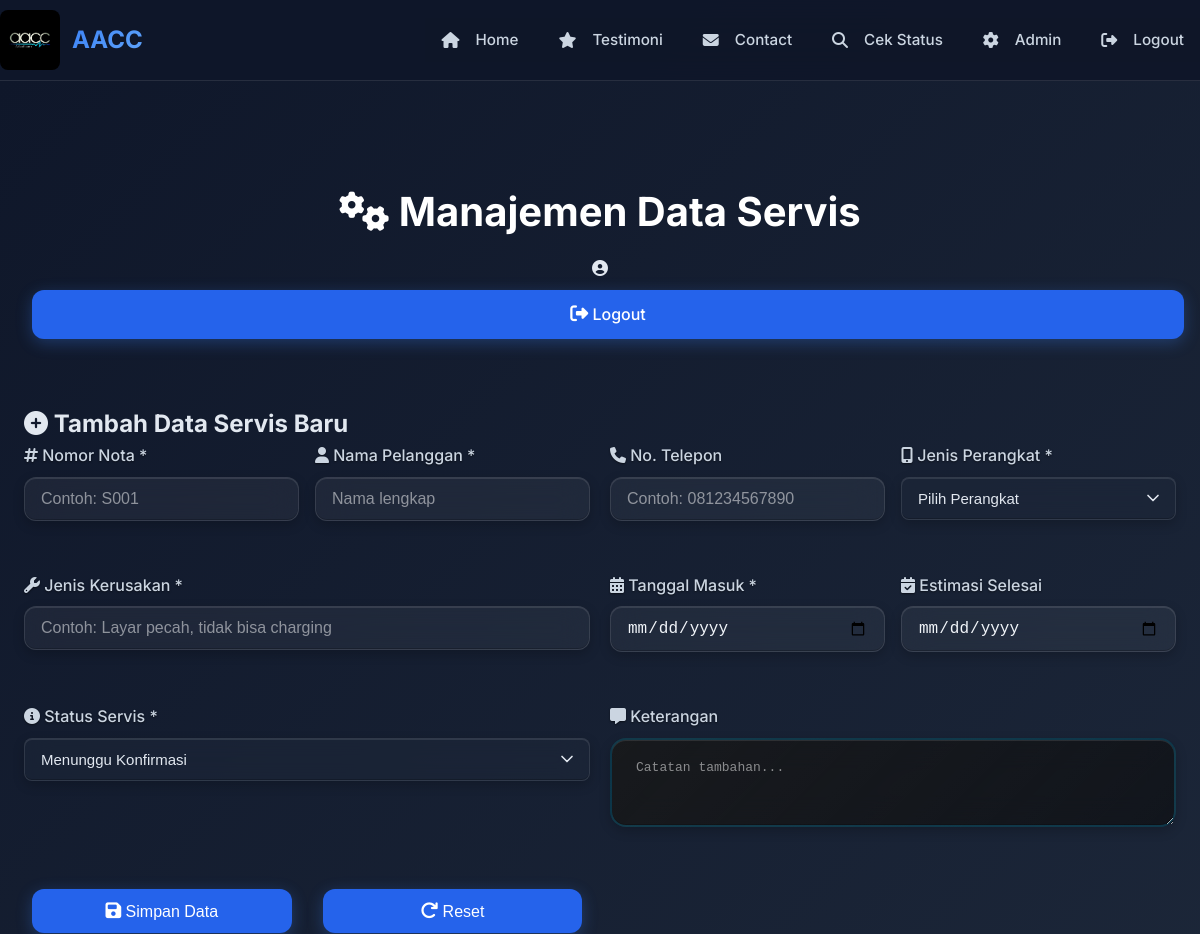
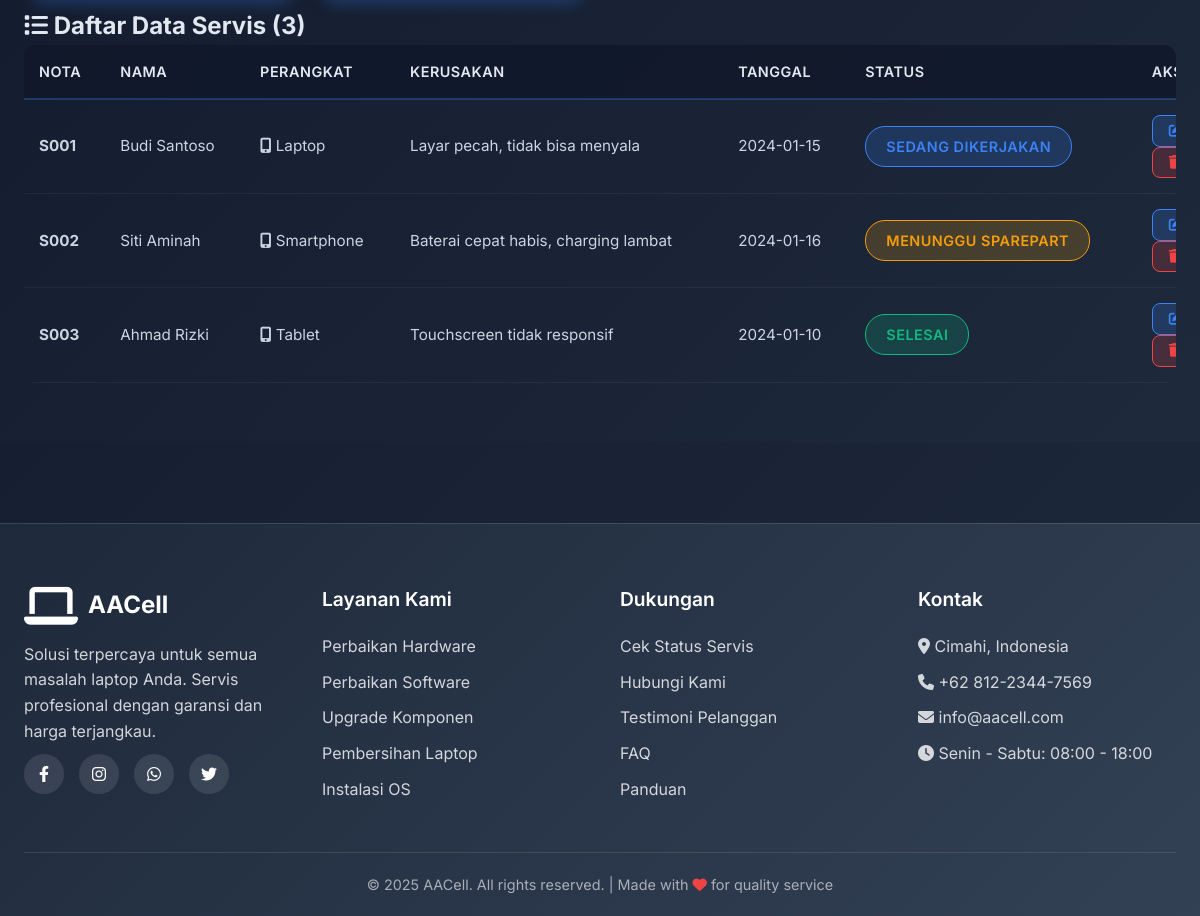
The app's page /admin/servis (signed in) with its own data (2 pictures, top to bottom).
### tables this page shows
CREATE TABLE servis_status (
            id INTEGER PRIMARY KEY AUTOINCREMENT,
            nota TEXT UNIQUE NOT NULL,
            nama TEXT NOT NULL,
            no_telepon TEXT,
            perangkat TEXT NOT NULL,
            kerusakan TEXT NOT NULL,
            status TEXT DEFAULT 'menunggu-konfirmasi',
            tanggal_masuk TEXT NOT NULL,
            estimasi_selesai TEXT,
            keterangan TEXT,
            created_at TIMESTAMP DEFAULT CURRENT_TIMESTAMP,
            updated_at TIMESTAMP DEFAULT CURRENT_TIMESTAMP
        );

### app.py (the view, shortened to what this page needs)
@app.route('/admin/servis', methods=['GET', 'POST'])
def admin_servis():
    if 'username' not in session:
        flash('Silakan login terlebih dahulu untuk mengakses halaman admin.', 'error')
        return redirect(url_for('login'))
    conn = get_db_connection()
    edit_data = None
    servis_list = conn.execute('SELECT * FROM servis_status ORDER BY created_at DESC').fetchall()
    servis_list = [dict(row) for row in servis_list]
    conn.close()
    return render_template('admin_servis.html', servis_list=servis_list, edit_data=edit_data)

### app.py (called while the page is built)
def get_db_connection():
    conn = sqlite3.connect(DB_PATH)
    conn.row_factory = sqlite3.Row
    return conn

### templates/admin_servis.html (shortened to what this page needs)
{% extends "base.html" %}
{% block content %}
<section class="admin-page">
  <div class="container">
    <div class="admin-header">
      <h1><i class="fas fa-cogs"></i> Manajemen Data Servis</h1>
      <div class="admin-actions">
        <span class="admin-user"><i class="fas fa-user-circle"></i> {{ session.gmail }}</span>
        <a href="{{ url_for('logout') }}" class="btn btn-logout">
          <i class="fas fa-sign-out-alt"></i> Logout
        </a>
      </div>
    </div>
    <div class="admin-content">
      <div class="form-section">
        <div class="section-card">
          <h2>
            <i class="fas fa-plus-circle"></i>
            {% if edit_data %}Edit Data Servis{% else %}Tambah Data Servis Baru{% endif %}
          </h2>
          <form method="POST" action="{{ url_for('admin_servis') }}" class="admin-form">
            <div class="form-row">
              <div class="form-group">
                <label for="nota"><i class="fas fa-hashtag"></i> Nomor Nota *</label>
                <input type="text" id="nota" name="nota" value="{{ edit_data.nota if edit_data else '' }}"
                       placeholder="Contoh: S001" required {% if edit_data %}readonly{% endif %}>
              </div>
              <div class="form-group">
                <label for="nama"><i class="fas fa-user"></i> Nama Pelanggan *</label>
                <input type="text" id="nama" name="nama" value="{{ edit_data.nama if edit_data else '' }}"
                       placeholder="Nama lengkap" required>
              </div>
            </div>
            <div class="form-row">
              <div class="form-group">
                <label for="no_telepon"><i class="fas fa-phone"></i> No. Telepon</label>
                <input type="text" id="no_telepon" name="no_telepon" value="{{ edit_data.no_telepon if edit_data else '' }}"
                       placeholder="Contoh: 081234567890">
              </div>
              <div class="form-group">
                <label for="perangkat"><i class="fas fa-mobile-alt"></i> Jenis Perangkat *</label>
                <select id="perangkat" name="perangkat" required>
                  <option value="">Pilih Perangkat</option>
                </select>
              </div>
            </div>
            <div class="form-group">
              <label for="kerusakan"><i class="fas fa-wrench"></i> Jenis Kerusakan *</label>
              <input type="text" id="kerusakan" name="kerusakan" value="{{ edit_data.kerusakan if edit_data else '' }}"
                     placeholder="Contoh: Layar pecah, tidak bisa charging" required>
            </div>
            <div class="form-row">
              <div class="form-group">
                <label for="tanggal_masuk"><i class="fas fa-calendar-alt"></i> Tanggal Masuk *</label>
                <input type="date" id="tanggal_masuk" name="tanggal_masuk"
                       value="{{ edit_data.tanggal_masuk if edit_data else '' }}" required>
              </div>
              <div class="form-group">
                <label for="estimasi_selesai"><i class="fas fa-calendar-check"></i> Estimasi Selesai</label>
                <input type="date" id="estimasi_selesai" name="estimasi_selesai"
                       value="{{ edit_data.estimasi_selesai if edit_data else '' }}">
              </div>
            </div>
            <div class="form-group">
              <label for="status"><i class="fas fa-info-circle"></i> Status Servis *</label>
              <select id="status" name="status" required>
                <option value="menunggu-konfirmasi" {% if edit_data and edit_data.status == 'menunggu-konfirmasi' %}selected{% endif %}>Menunggu Konfirmasi</option>
              </select>
            </div>
            <div class="form-group">
              <label for="keterangan"><i class="fas fa-comment-alt"></i> Keterangan</label>
              <textarea id="keterangan" name="keterangan" rows="3"
                        placeholder="Catatan tambahan...">{{ edit_data.keterangan if edit_data else '' }}</textarea>
            </div>
            <div class="form-actions">
              <button type="submit" class="btn btn-primary">
                <i class="fas fa-save"></i>
                {% if edit_data %}Update Data{% else %}Simpan Data{% endif %}
              </button>
              {% if edit_data %}
              <a href="{{ url_for('admin_servis') }}" class="btn btn-secondary">
                <i class="fas fa-times"></i> Batal
              </a>
              {% else %}
              <button type="reset" class="btn btn-secondary">
                <i class="fas fa-redo"></i> Reset
              </button>
              {% endif %}
            </div>
          </form>
        </div>
      </div>
      <div class="table-section">
        <div class="section-card">
          <h2><i class="fas fa-list"></i> Daftar Data Servis ({{ servis_list|length }})</h2>
          {% if servis_list %}
          <div class="table-responsive">
            <table class="admin-table">
              <thead>
                <tr>
                  <th>Nota</th>
                  <th>Nama</th>
                  <th>Perangkat</th>
                  <th>Kerusakan</th>
                  <th>Tanggal</th>
                  <th>Status</th>
                  <th>Aksi</th>
                </tr>
              </thead>
              <tbody>
                {% for servis in servis_list %}
                <tr>
                  <td><strong>{{ servis.nota }}</strong></td>
                  <td>{{ servis.nama }}</td>
                  <td><i class="fas fa-mobile-alt"></i> {{ servis.perangkat }}</td>
                  <td>{{ servis.kerusakan }}</td>
                  <td>{{ servis.tanggal_masuk }}</td>
                  <td>
                    <span class="status-badge {{ servis.status }}">
                      {% if servis.status == 'menunggu-konfirmasi' %}Menunggu Konfirmasi
                      {% elif servis.status == 'sedang-dikerjakan' %}Sedang Dikerjakan
                      {% elif servis.status == 'menunggu-sparepart' %}Menunggu Sparepart
                      {% elif servis.status == 'selesai' %}Selesai
                      {% else %}{{ servis.status }}{% endif %}
                    </span>
                  </td>
                  <td class="action-buttons">
                    <form method="POST" action="{{ url_for('admin_servis') }}" style="display: inline;">
                      <button type="submit" class="btn-icon btn-edit" title="Edit">
                        <i class="fas fa-edit"></i>
                      </button>
                    </form>
                    <form method="POST" action="{{ url_for('admin_servis') }}" style="display: inline;"
                          onsubmit="return confirm('Yakin ingin menghapus data ini?');">
                      <button type="submit" class="btn-icon btn-delete" title="Hapus">
                        <i class="fas fa-trash"></i>
                      </button>
                    </form>
                  </td>
                </tr>
                {% endfor %}
              </tbody>
            </table>
          </div>
          {% else %}
          <div class="empty-state">
            <i class="fas fa-inbox"></i>
            <p>Belum ada data servis</p>
          </div>
          {% endif %}
        </div>
      </div>
    </div>
  </div>
</section>
{% endblock %}

### templates/base.html (shortened to what this page needs)
<!DOCTYPE html>
<html lang="id">
<head>
  <link rel="stylesheet" href="https://cdnjs.cloudflare.com/ajax/libs/font-awesome/6.4.0/css/all.min.css">
  <link rel="stylesheet" href="{{ url_for('static', filename='css/style.css') }}">
</head>
<body>
  <header id="header">
    <div class="container">
      <a href="{{ url_for('home') }}" class="logo">
        <img src="{{ url_for('static', filename='logo.png') }}" alt="AACellcom Logo">
        <span>AACC</span>
      </a>
      <nav>
        <div class="nav-links">
          <a href="{{ url_for('home') }}" class="{% if request.endpoint == 'home' %}active{% endif %}">
            <i class="fas fa-home"></i>
            Home
          </a>
          <a href="{{ url_for('testimoni') }}" class="{% if request.endpoint == 'testimoni' %}active{% endif %}">
            <i class="fas fa-star"></i>
            Testimoni
          </a>
          <a href="{{ url_for('contact') }}" class="{% if request.endpoint == 'contact' %}active{% endif %}">
            <i class="fas fa-envelope"></i>
            Contact
          </a>
          <a href="{{ url_for('check') }}" class="{% if request.endpoint == 'check' %}active{% endif %}">
            <i class="fas fa-search"></i>
            Cek Status
          </a>
          {% if session.get('username') %}
            <a href="{{ url_for('admin_servis') }}" class="nav-link-admin">
              <i class="fas fa-cog"></i>
              Admin
            </a>
            <a href="{{ url_for('logout') }}" class="nav-link-logout">
              <i class="fas fa-sign-out-alt"></i>
              Logout
            </a>
          {% else %}
            <a href="{{ url_for('login') }}" class="nav-link-login">
              <i class="fas fa-sign-in-alt"></i>
              Login
            </a>
          {% endif %}
        </div>
      </nav>
    </div>
  </header>
  <main>
    {% block content %}{% endblock %}
  </main>
  <footer>
    <div class="container">
      <div class="footer-content">
        <div class="footer-section">
          <div class="footer-logo">
            <i class="fas fa-laptop"></i>
            AACell
          </div>
          <p>Solusi terpercaya untuk semua masalah laptop Anda. Servis profesional dengan garansi dan harga terjangkau.</p>
          <div class="social-links">
            <a href="#" class="social-link"><i class="fab fa-facebook-f"></i></a>
            <a href="#" class="social-link"><i class="fab fa-instagram"></i></a>
            <a href="#" class="social-link"><i class="fab fa-whatsapp"></i></a>
            <a href="#" class="social-link"><i class="fab fa-twitter"></i></a>
          </div>
        </div>
        <div class="footer-section">
          <h4>Layanan Kami</h4>
          <ul>
            <li><a href="#services">Perbaikan Hardware</a></li>
            <li><a href="#services">Perbaikan Software</a></li>
            <li><a href="#services">Upgrade Komponen</a></li>
            <li><a href="#services">Pembersihan Laptop</a></li>
            <li><a href="#services">Instalasi OS</a></li>
          </ul>
        </div>        <div class="footer-section">
          <h4>Dukungan</h4>
          <ul>
            <li><a href="{{ url_for('check') }}">Cek Status Servis</a></li>
            <li><a href="{{ url_for('contact') }}">Hubungi Kami</a></li>
            <li><a href="{{ url_for('testimoni') }}">Testimoni Pelanggan</a></li>
            <li><a href="#">FAQ</a></li>
            <li><a href="#">Panduan</a></li>
          </ul>
        </div>
        <div class="footer-section">
          <h4>Kontak</h4>
          <p><i class="fas fa-map-marker-alt"></i> Cimahi, Indonesia</p>
          <p><i class="fas fa-phone"></i> +62 812-2344-7569</p>
          <p><i class="fas fa-envelope"></i> info@aacell.com</p>
          <p><i class="fas fa-clock"></i> Senin - Sabtu: 08:00 - 18:00</p>
        </div>
      </div>
      <div class="footer-bottom">
        <p>&copy; 2025 AACell. All rights reserved. | Made with <i class="fas fa-heart" style="color: #ef4444;"></i> for quality service</p>
      </div>
    </div>
  </footer>
</body>
</html>

### records on screen
servis_status: nota "S001", nama "Budi Santoso", perangkat "Laptop", kerusakan "Layar pecah, tidak bisa menyala", tanggal_masuk "2024-01-15", shows "SEDANG DIKERJAKAN"
servis_status: nota "S002", nama "Siti Aminah", perangkat "Smartphone", kerusakan "Baterai cepat habis, charging lambat", tanggal_masuk "2024-01-16", shows "MENUNGGU SPAREPART"
servis_status: nota "S003", nama "Ahmad Rizki", perangkat "Tablet", kerusakan "Touchscreen tidak responsif", tanggal_masuk "2024-01-10", status "SELESAI"

### other values on screen
{{ servis_list|length }} "3"
